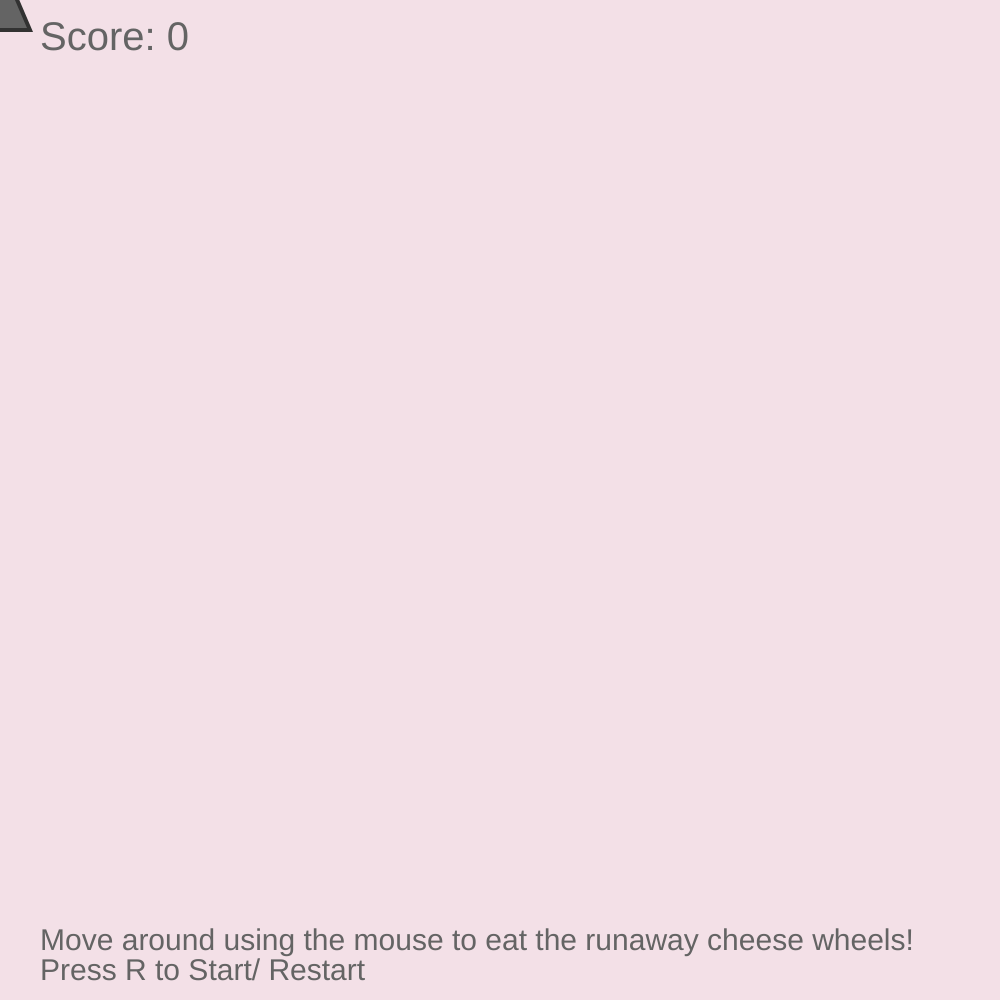
Frame 1 (no input)
Frame 60 (no input): identical to frame 1, image omitted
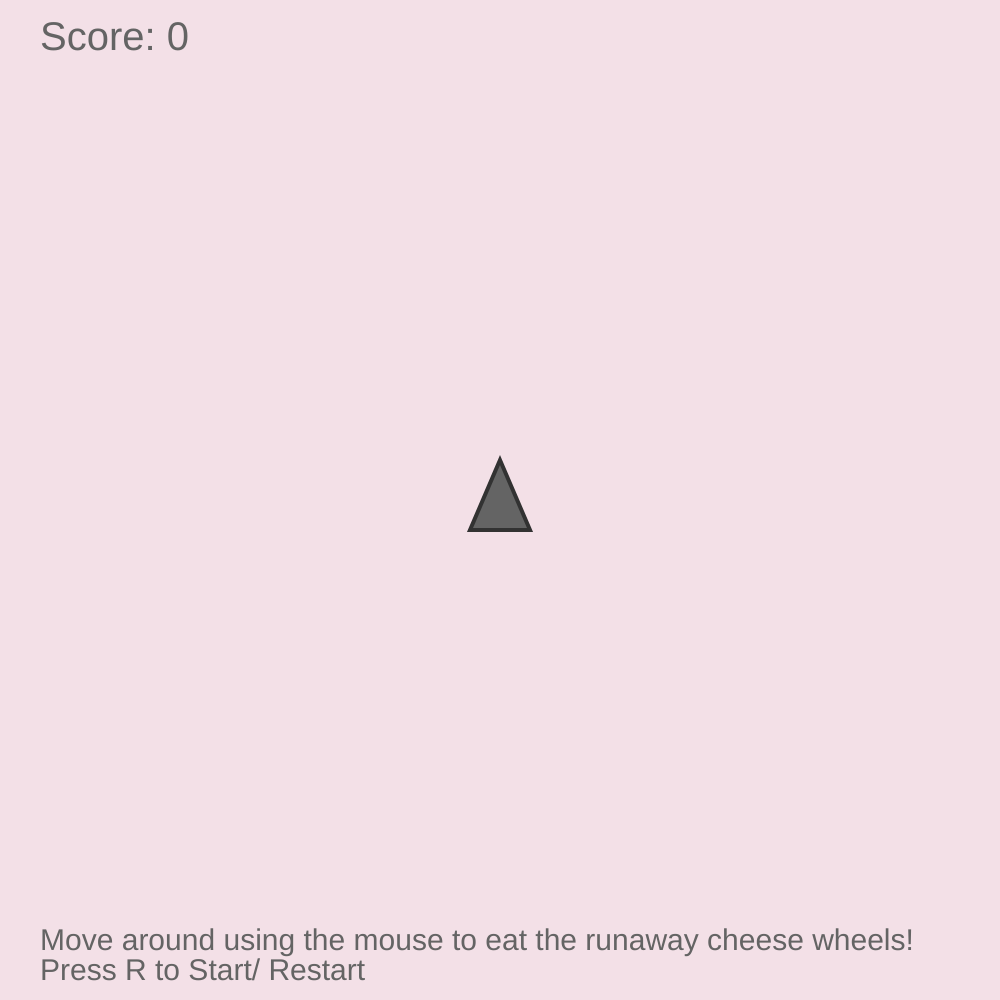
Frame 120 (the mouse pressed at the canvas centre since frame 60)

The p5.js sketch that drew these frames (run headless with seeded random() and noise() and a simulated clock; from frame 60 on, the mouse is pressed at the canvas centre):

// p5.js sketch
// ── sketch.js
//my game is inspired by asteroids with a twist
// your goal is to eat the asteroids instead of shooting them
// asteroid concept has been changed to cheese wheels but original variable names remain. asteroids = cheese wheels
// spaceship is now a hungry mouse

let rez = 20;
let asteroids = [];
let score = 0;
let numAsteroids = 30;


function setup() {
  createCanvas(1000, 1000);
  
}

// reset game function that resets score and asteroids
    function resetGame() {
        score = 0;  
        asteroids = [];  
        for (let i = 0; i < numAsteroids; i++) {
        let x = random(width);
       let y = random(height);
       let asteroid = createVector(x, y);
       asteroid.size = random(25, 70);
       asteroid.vel_x = random(-4, 4);
       asteroid.vel_y = random(-4, 4);
       asteroids.push(asteroid);
    }
    }

  //reset game key function
function keyPressed() {
    if (key == 'r' || key == 'R') {
        resetGame();   
    }
 }


function draw() {
  background(243, 224, 231); 
 //score counter
  fill(100);
  textSize(40);
  text("Score: " + score , 40, 50);

//instructions
  fill(100);
  textSize(30);
  text("Move around using the mouse to eat the runaway cheese wheels!", 40, 950);
  text("Press R to Start/ Restart", 40, 980);

 //player / mouse
 triangle(mouseX, mouseY -40, mouseX -30, mouseY + 30, mouseX + 30, mouseY + 30);
 //mouse vertices
 push();
 let sx1 = mouseX;
 let sy1 = mouseY - 40;
 let sx2 = mouseX - 30;
 let sy2 = mouseY + 30;
 let sx3 = mouseX + 30;
 let sy3 = mouseY + 30;
 strokeWeight(4);
 stroke(50);
 fill(100);
 triangle(sx1, sy1, sx2, sy2, sx3, sy3);
 pop();


// actual cheese wheels
for (let i = 0; i < asteroids.length; i++) {
    let asteroid = asteroids[i];
push();
strokeWeight(4);
stroke(227, 159, 58);
fill(245, 195, 66);
ellipse (asteroid.x, asteroid.y, asteroid.size, asteroid.size);
 asteroid.x += asteroid.vel_x;
 asteroid.y += asteroid.vel_y;
 //collision detection for cheese wheels not to go off screen
 if (asteroid.x < 0 || asteroid.x > width || asteroid.y < 0 || asteroid.y > height) {
     asteroid.vel_x *= -1;
     asteroid.vel_y *= -1;
 }
pop();

//collision detection for mouse and cheese wheels (to give points)
let d1 = dist(sx1, sy1, asteroid.x, asteroid.y);
let d2 = dist(sx2, sy2, asteroid.x, asteroid.y);
let d3 = dist(sx3, sy3, asteroid.x, asteroid.y);

if (d1 < asteroid.size / 2 || d2 < asteroid.size /2 || d3 < asteroid.size /2) {
    asteroids.splice(i, 1);
    asteroidEat();
}
}

//score goes up 1 when player eats a cheese wheel
function asteroidEat() {
    score = score + 1;

}
//win condition
if (score === numAsteroids) {
    textSize(100);
    fill(100);
    text("You win!", 300, 500);
}
}
